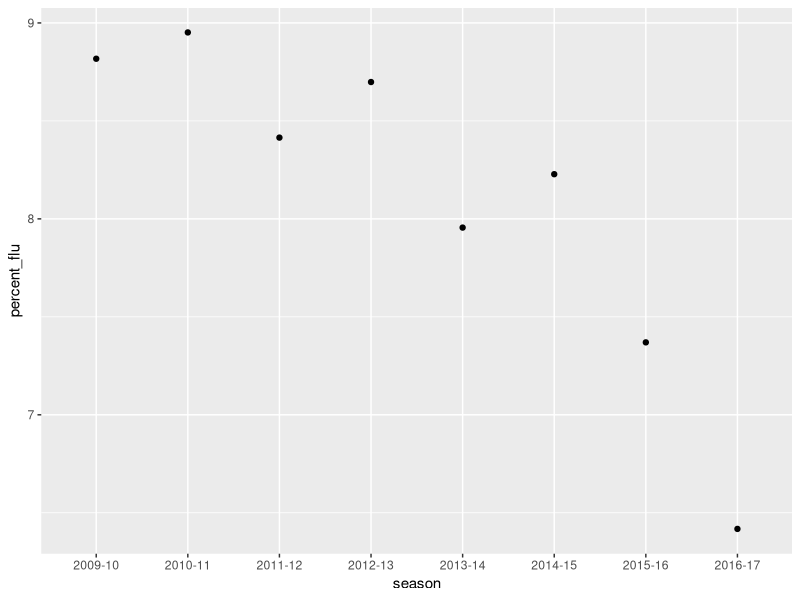

The R script that drew this image:
## ---- chunk 1
#The dataset we are exploring has influenza and pneumonia deaths on a state and national level, over time. 

#We will be requiring knitr, dplyr, and ggplot2
setwd('~/TA stuff/Winter2017/labs/L1-Review/')
require(dplyr)
require(knitr)
require(ggplot2)

#Read in the dataset
deaths <- read.csv('flu_deaths.csv')

#Handle NA values
deaths[is.na(deaths)] <- 0

## ---- chunk 2

#Summary table
deaths_summary <- filter(deaths, geoid == "State", season == "2016-17") %>%
                  select(State, season, Deaths.from.pneumonia.and.influenza) %>%
                  group_by(State, season) %>%
                  summarize(num_deaths = sum(Deaths.from.pneumonia.and.influenza)) %>%
                  select(State, num_deaths) %>%
                  arrange(desc(num_deaths))

kable(deaths_summary) #makes table pretty

## ---- chunk 3

#Plot
deaths_plot <- filter(deaths, geoid == "National", age == "65 years and older") %>%
               select(geoid, age, season, Deaths.from.pneumonia.and.influenza, All.Deaths) %>%
               group_by(season) %>%
               summarize(flu_deaths = sum(Deaths.from.pneumonia.and.influenza), 
                         total_deaths = sum(All.Deaths), 
                         percent_flu = (flu_deaths / total_deaths * 100))

p <- ggplot(deaths_plot, aes(season, percent_flu))
p + geom_point() # need this in RMD

